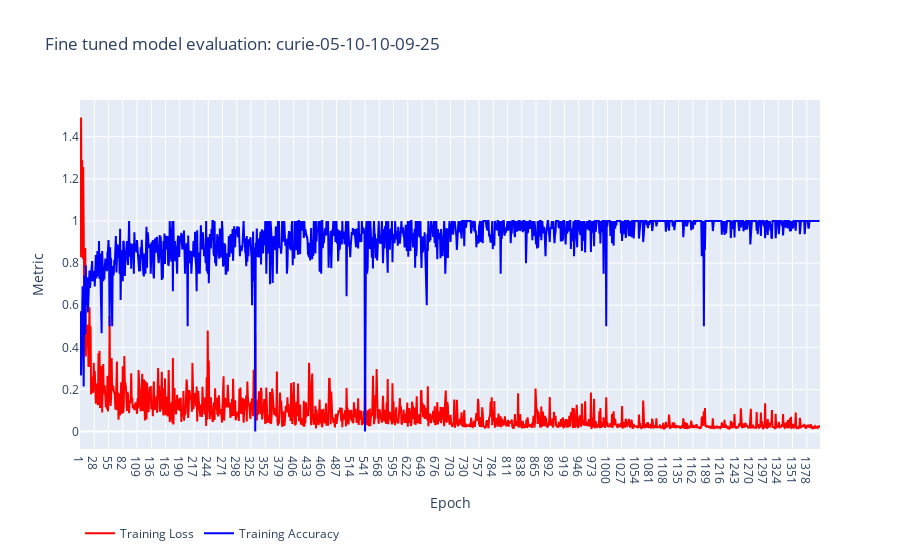

This figure's notebook cell:
### Code cell
def graph_training_eval(fine_tuning_results = fine_tuning_results, title = 'Model evaluation', out_dir = out_dir, html = False, model_name = model_name):
  """
  Input: list of strins containing ['step', 'training_loss', 'training_token_accuracy']
  """
  # Data preparation
  if isinstance(fine_tuning_results, pd.DataFrame):
    df = fine_tuning_results
  else:   
    df = pd.DataFrame([string.split(',') for string in fine_tuning_results[1:]],
            columns = fine_tuning_results[0].split(',')).convert_dtypes()
    df.to_parquet(os.path.join(out_dir, 'fine_tuning_results.parquet'))

  # Visualisation
  fig = go.Figure()
  fig.add_trace(go.Scatter(x = df['step'], y = df['training_loss'].astype(float), mode='lines', name='Training Loss', line=dict(color='red')))
  fig.add_trace(go.Scatter(x = df['step'], y = df['training_token_accuracy'].astype(float), mode='lines', name='Training Accuracy', line=dict(color='blue')))

  fig.update_layout(title=title,
                    xaxis_title='Epoch',
                    yaxis_title='Metric',
                    legend=dict(x=0, y=-0.2, bgcolor='rgba(255, 255, 255, 0.5)', orientation='h'))
  if html:
    # Save fig as html
    fig.write_html(os.path.join(out_dir, "fine_tuning_results_"+model_name+".html"))
  else:
    # Save fig as png
    fig.write_image(os.path.join(out_dir, "fine_tuning_results_"+model_name+".png"))
  return fig

fig = graph_training_eval(title='Fine tuned model evaluation: '+model_name)
fig.show()

### Figure 1 — Plotly figure (JSON) as saved in the notebook; plotly's stock layout.template omitted (floating-point values rounded to 4 significant figures; data arrays with more than 128 entries replaced by an {"elided": "..."} marker saying what was removed)
{"data": [{"line": {"color": "red"}, "mode": "lines", "name": "Training Loss", "type": "scatter", "x": {"elided": "1403 str values"}, "y": {"elided": "1403 float values"}}, {"line": {"color": "blue"}, "mode": "lines", "name": "Training Accuracy", "type": "scatter", "x": {"elided": "1403 str values"}, "y": {"elided": "1403 float values"}}], "layout": {"legend": {"bgcolor": "rgba(255, 255, 255, 0.5)", "orientation": "h", "x": 0, "y": -0.2}, "title": {"text": "Fine tuned model evaluation: curie-05-10-10-09-25"}, "xaxis": {"title": {"text": "Epoch"}}, "yaxis": {"title": {"text": "Metric"}}}}
